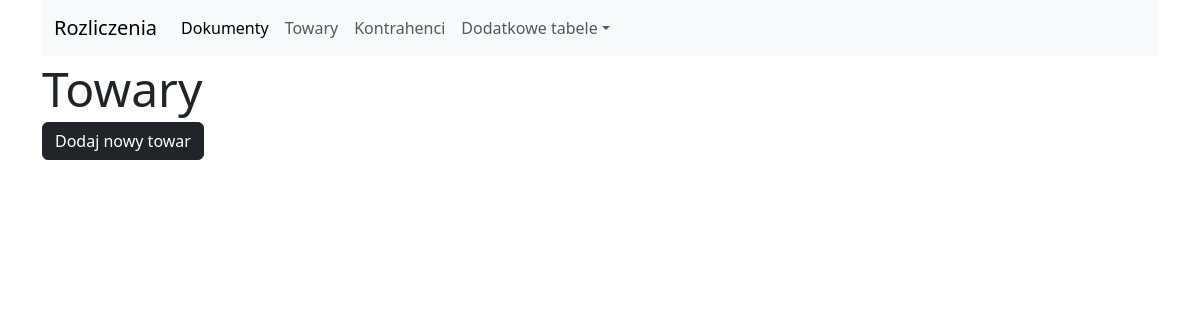
Before: /items/list with the older database file.
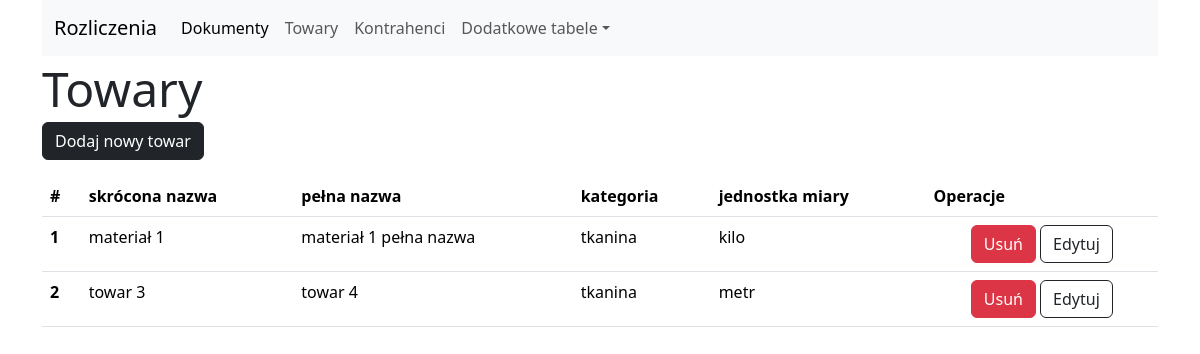
After: the same page with the newer database file.
### tables this page shows
CREATE TABLE items (
	id INTEGER NOT NULL, 
	category_id INTEGER, 
	measurement_id INTEGER, 
	short_name VARCHAR(15) NOT NULL, 
	name VARCHAR, 
	PRIMARY KEY (id), 
	FOREIGN KEY(category_id) REFERENCES items_categories (id), 
	FOREIGN KEY(measurement_id) REFERENCES measurement_units (id)
);

CREATE TABLE items_categories (
	id INTEGER NOT NULL, 
	name VARCHAR(35) NOT NULL, 
	description VARCHAR, 
	PRIMARY KEY (id)
);

CREATE TABLE measurement_units (
	id INTEGER NOT NULL, 
	name VARCHAR(35) NOT NULL, 
	unit_symbol VARCHAR(3) NOT NULL, 
	PRIMARY KEY (id)
);

### blueprints/items_bp.py (the view)
@items_blueprint.route('/items/list')
def items_list():
    request_params = request.args.to_dict()
    if request_params and request_params.get('mode') == 'remove':
        id_elem = request_params.get('id_elem')
        if id_elem:
            db.remove_item(int(id_elem))
            return redirect('/items/list')
    list_data = db.show_all_items()
    return render_template('custom_forms/items.html', settings=settings, page_state='list', list_data=list_data)

### db_cms/db_cms_core.py (called while the page is built)
    def show_all_items(self):
        columns = [self.items.c.id, self.items.c.short_name, self.items.c.name,
                   self.items_categories.c.name.label('category_name'),
                   self.measurement_units.c.name.label('unit_name')]
        selected = select(columns)
        selected = selected.select_from(
            self.items.join(self.items_categories, self.items.c.category_id == self.items_categories.c.id).join(
                self.measurement_units, self.items.c.measurement_id == self.measurement_units.c.id))
        with self.__engine__.connect() as conn:
            return conn.execute(selected).all()

### templates/custom_forms/items.html (shortened to what this page needs)
{% extends "custom_forms/custom_base.html" %}
{% from 'bootstrap5/form.html' import render_field %}
    {% block element_list %}
    {% if page_state == 'list': %}
    <a href="/items/new" class="btn btn-dark">{{settings['button_name']}}</a>
    {% endif %}
    {% if list_data: %}
    <table class="table my-3">
        <thead>
        <tr>
            <th scope="col">#</th>
            {% for column_title in settings['table_headers']: %}
            <th scope="col">{{column_title}}</th>
            {% endfor%}
            <th scope="col">Operacje</th>
        </tr>
        </thead>
        <tbody>
        {% for row in list_data: %}
        <tr>
            <th scope="row">{{loop.index}}</th>
            <td>{{row['short_name']}}</td>
            <td>{{row['name']}}</td>
            <td>{{row['category_name']}}</td>
            <td>{{row['unit_name']}}</td>
            <td class="text-center">
                <button class="btn btn-danger remove-button" data-bs-toggle="modal" data-bs-target="#deleteElementModal"
                        data-id="{{row['id']}}"  data-name="{{row['short_name']}}">Usuń
                </button>
                <a class="btn border-1 border-dark" href="{{'/items/edit/' ~ row['id']}}">Edytuj</a>
            </td>
        </tr>
        {% endfor %}
        </tbody>
    </table>
    {% endif %}
    {% endblock %}

Changed rows visible on the page:
added items: short_name "materiał 1", name "materiał 1 pełna nazwa", category_name "tkanina", unit_name "kilo"
added items: short_name "towar 3", name "towar 4", category_name "tkanina", unit_name "metr"
Other visible differences:
text now shown: "# Operacje"
new list line: "skrócona nazwa"
new list line: "pełna nazwa"
new list line: "kategoria"
new list line: "jednostka miary"
